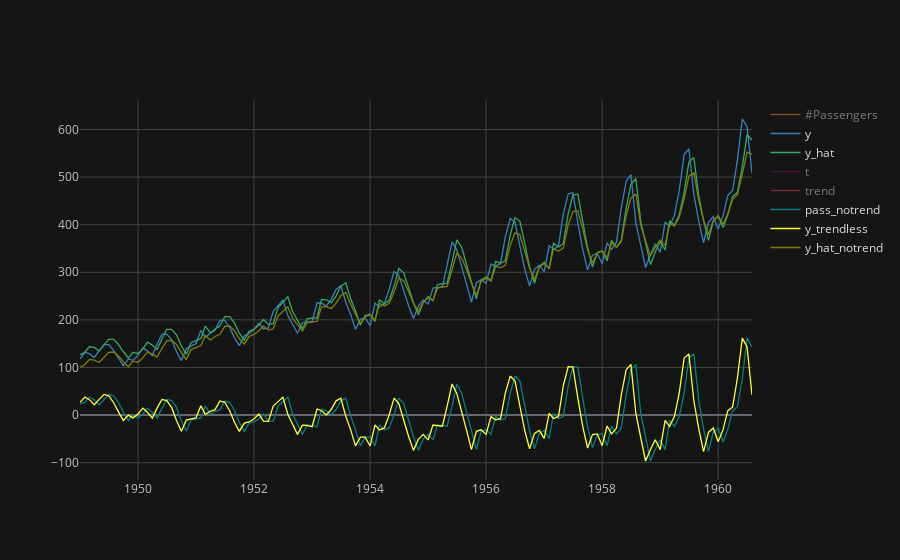

Notebook code for this chart:
### Code cell
df.set_index("Month").iplot()

### Figure 1 — Plotly figure (JSON) as saved in the notebook; plotly's stock layout.template omitted (floating-point values rounded to 4 significant figures; data arrays with more than 128 entries replaced by an {"elided": "..."} marker saying what was removed)
{"data": [{"line": {"color": "rgba(255, 153, 51, 1.0)", "dash": "solid", "shape": "linear", "width": 1.3}, "mode": "lines", "name": "#Passengers", "text": "", "type": "scatter", "visible": "legendonly", "x": {"elided": "140 str values"}, "y": {"elided": "140 int values"}}, {"line": {"color": "rgba(55, 128, 191, 1.0)", "dash": "solid", "shape": "linear", "width": 1.3}, "mode": "lines", "name": "y", "text": "", "type": "scatter", "x": {"elided": "140 str values"}, "y": {"elided": "140 int values"}}, {"line": {"color": "rgba(50, 171, 96, 1.0)", "dash": "solid", "shape": "linear", "width": 1.3}, "mode": "lines", "name": "y_hat", "text": "", "type": "scatter", "x": {"elided": "140 str values"}, "y": {"elided": "140 int values"}}, {"line": {"color": "rgba(128, 0, 128, 1.0)", "dash": "solid", "shape": "linear", "width": 1.3}, "mode": "lines", "name": "t", "text": "", "type": "scatter", "visible": "legendonly", "x": {"elided": "140 str values"}, "y": {"elided": "140 int values"}}, {"line": {"color": "rgba(219, 64, 82, 1.0)", "dash": "solid", "shape": "linear", "width": 1.3}, "mode": "lines", "name": "trend", "text": "", "type": "scatter", "visible": "legendonly", "x": {"elided": "140 str values"}, "y": {"elided": "140 float values"}}, {"line": {"color": "rgba(0, 128, 128, 1.0)", "dash": "solid", "shape": "linear", "width": 1.3}, "mode": "lines", "name": "pass_notrend", "text": "", "type": "scatter", "x": {"elided": "140 str values"}, "y": {"elided": "140 float values"}}, {"line": {"color": "rgba(255, 255, 51, 1.0)", "dash": "solid", "shape": "linear", "width": 1.3}, "mode": "lines", "name": "y_trendless", "text": "", "type": "scatter", "x": {"elided": "140 str values"}, "y": {"elided": "140 float values"}}, {"line": {"color": "rgba(128, 128, 0, 1.0)", "dash": "solid", "shape": "linear", "width": 1.3}, "mode": "lines", "name": "y_hat_notrend", "text": "", "type": "scatter", "x": {"elided": "140 str values"}, "y": {"elided": "140 float values"}}], "layout": {"autosize": true, "legend": {"bgcolor": "#151516", "font": {"color": "#D9D9D9"}}, "paper_bgcolor": "#151516", "plot_bgcolor": "#151516", "title": {"font": {"color": "#D9D9D9"}}, "xaxis": {"autorange": true, "gridcolor": "#434343", "range": ["1949-01-01", "1960-08-01"], "showgrid": true, "showspikes": false, "tickfont": {"color": "#C2C2C2"}, "title": {"font": {"color": "#D9D9D9"}, "text": ""}, "type": "date", "zerolinecolor": "#666570"}, "yaxis": {"autorange": true, "gridcolor": "#434343", "range": [-136.4, 661.9], "showgrid": true, "showspikes": false, "tickfont": {"color": "#C2C2C2"}, "title": {"font": {"color": "#D9D9D9"}, "text": ""}, "type": "linear", "zerolinecolor": "#666570"}}}
